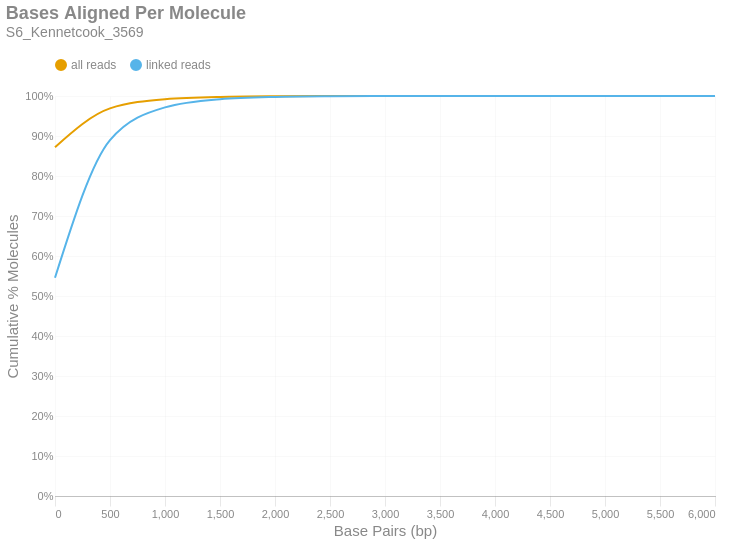

This figure's notebook cell:
### Markdown cell above
### Bases Aligned Per Molecule
This is a cumulative frequency distribution showing the number of base pairs aligned per unique molecule. These data are shown in 500 bp bins. There are two distributions: one with `all reads` (yellow) and another with only `linked reads` (blue). The percent of molecules in the `linked reads` distribution is relative to the total number of linked molecules.

### Code cell
if SKIPLR:
    print_html(f"Skipped")
else:
    binned_df = consolidated_hist(valids['aligned_bp'], mask, 500, True)
    with SafeRender(binned_df):
        (
            density_plot(binned_df, 'Bases Aligned Per Molecule', samplename, 'basesper')
            .encode(
                x=alt.X('bin:Q', title="Base Pairs (bp)").axis(tickMinStep=500).scale(padding=0),
                y=alt.Y('value:Q', title='Cumulative % Molecules')
                    .axis(format='%')
                    .scale(domain = [0,1])
                    .stack(False),
                color=alt.Color("key:N").scale(domain = ["all reads", "linked reads"]),
                tooltip = [
                    alt.Tooltip("key:N", title = "Data Type"),
                    alt.Tooltip("range_label:N", title="Bases Aligned Per Molecule"),
                    alt.Tooltip("value:Q", format = ".2%", title="% Molecules (Cum.)")
                ]
            )
        ).display()

### Figure 1 — Vega-Lite specification as saved in the notebook (floating-point values rounded to 4 significant figures)
{"width": "container", "height": 400, "config": {"title": {"anchor": "start", "dy": -15, "fontSize": 18, "color": "#888888", "subtitleColor": "#888888", "subtitleFontSize": 14}, "arc": {"fill": "#0072B2"}, "axis": {"domainColor": "#888888", "domainWidth": 0.5, "gridWidth": 0.2, "grid": false, "titleFontWeight": 400, "titleFontSize": 15, "labelFontSize": 11, "labelColor": "#888888", "tickColor": "#888888", "tickWidth": 0.2, "titleColor": "#888888"}, "axisBand": {"grid": false}, "axisX": {"grid": true, "tickSize": 10, "domainCap": "round"}, "axisY": {"domain": false, "grid": true, "tickSize": 0, "domainCap": "round"}, "background": "transparent", "header": {"labelFontSize": 15, "labelColor": "#888888", "titleFontSize": 15, "titleFontWeight": 600, "titleColor": "#888888"}, "legend": {"labelFont": "sans-serif", "labelFontSize": 12, "labelColor": "#888888", "symbolSize": 100, "symbolType": "circle", "titleFontSize": 12, "titlePadding": 10, "titleColor": "#888888", "title": null, "orient": "top"}, "range": {"category": ["#E69F00", "#56B4E9", "#009E73", "#F0E442", "#0072B2", "#D55E00", "#CC79A7", "#000000"], "diverging": ["#cfe8f3", "#a2d4ec", "#73bfe2", "#46abdb", "#1696d2", "#12719e"]}, "area": {"fill": "#0072B2", "fillOpacity": 0.7, "line": true, "strokeOpacity": 0.7}, "line": {"color": "#0072B2", "stroke": "#0072B2", "strokeWidth": 2}, "trail": {"color": "#0072B2", "stroke": "#0072B2", "strokeWidth": 0, "size": 1}, "point": {"filled": true, "fillOpacity": 1.0, "size": 95}, "text": {"color": "#888888", "fontSize": 11, "align": "right", "fontWeight": 400, "size": 11}, "bar": {"fill": "#0072B2", "stroke": null}, "view": {"stroke": null, "continuousWidth": 660, "continuousHeight": 400}}, "data": {"name": "data-2d207f479a32741947c771ffe7af0a1e"}, "mark": {"type": "line", "interpolate": "monotone", "point": {"opacity": 0, "size": 275}}, "encoding": {"color": {"field": "key", "scale": {"domain": ["all reads", "linked reads"]}, "type": "nominal"}, "tooltip": [{"field": "key", "title": "Data Type", "type": "nominal"}, {"field": "range_label", "title": "Bases Aligned Per Molecule", "type": "nominal"}, {"field": "value", "format": ".2%", "title": "% Molecules (Cum.)", "type": "quantitative"}], "x": {"axis": {"tickMinStep": 500}, "field": "bin", "scale": {"padding": 0}, "title": "Base Pairs (bp)", "type": "quantitative"}, "y": {"axis": {"format": "%"}, "field": "value", "scale": {"domain": [0, 1]}, "stack": false, "title": "Cumulative % Molecules", "type": "quantitative"}}, "params": [{"name": "param_c36ac31b6afebe62", "select": {"type": "point", "fields": ["key"]}, "bind": "legend"}], "title": {"text": "Bases Aligned Per Molecule", "subtitle": "S6_Kennetcook_3569"}, "transform": [{"fold": ["all reads (cumsum)", "linked reads (cumsum)"]}, {"calculate": "replace(datum.key, ' (cumsum)', '')", "as": "key"}, {"filter": {"param": "param_c36ac31b6afebe62"}}], "usermeta": {"embedOptions": {"downloadFileName": "S6_Kennetcook_3569.basesper"}}, "$schema": "https://vega.github.io/schema/vega-lite/v6.1.0.json", "datasets": {"data-2d207f479a32741947c771ffe7af0a1e": [{"bin": "0.0", "interval": "0.0-500.0", "all reads": 0.8722, "linked reads": 0.5456, "all reads (cumsum)": 0.8722, "linked reads (cumsum)": 0.5456, "range_label": "0-499"}, {"bin": "500.0", "interval": "500.0-1000.0", "all reads": 0.09687, "linked reads": 0.3442, "all reads (cumsum)": 0.969, "linked reads (cumsum)": 0.8898, "range_label": "500-999"}, {"bin": "1000.0", "interval": "1000.0-1500.0", "all reads": 0.02299, "linked reads": 0.08182, "all reads (cumsum)": 0.992, "linked reads (cumsum)": 0.9716, "range_label": "1000-1499"}, {"bin": "1500.0", "interval": "1500.0-2000.0", "all reads": 0.005732, "linked reads": 0.0204, "all reads (cumsum)": 0.9978, "linked reads (cumsum)": 0.992, "range_label": "1500-1999"}, {"bin": "2000.0", "interval": "2000.0-2500.0", "all reads": 0.00157, "linked reads": 0.005588, "all reads (cumsum)": 0.9993, "linked reads (cumsum)": 0.9976, "range_label": "2000-2499"}, {"bin": "2500.0", "interval": "2500.0-3000.0", "all reads": 0.0004664, "linked reads": 0.00166, "all reads (cumsum)": 0.9998, "linked reads (cumsum)": 0.9993, "range_label": "2500-2999"}, {"bin": "3000.0", "interval": "3000.0-3500.0", "all reads": 0.0001369, "linked reads": 0.0004872, "all reads (cumsum)": 0.9999, "linked reads (cumsum)": 0.9998, "range_label": "3000-3499"}, {"bin": "3500.0", "interval": "3500.0-4000.0", "all reads": 4.341e-05, "linked reads": 0.0001545, "all reads (cumsum)": 1.0, "linked reads (cumsum)": 0.9999, "range_label": "3500-3999"}, {"bin": "4000.0", "interval": "4000.0-4500.0", "all reads": 1.521e-05, "linked reads": 5.414e-05, "all reads (cumsum)": 1.0, "linked reads (cumsum)": 1.0, "range_label": "4000-4499"}, {"bin": "4500.0", "interval": "4500.0-5000.0", "all reads": 5.149e-06, "linked reads": 1.832e-05, "all reads (cumsum)": 1.0, "linked reads (cumsum)": 1.0, "range_label": "4500-4999"}, {"bin": "5000.0", "interval": "5000.0-5500.0", "all reads": 1.872e-06, "linked reads": 6.663e-06, "all reads (cumsum)": 1.0, "linked reads (cumsum)": 1.0, "range_label": "5000-5499"}, {"bin": "5500.0", "interval": "5500.0-6000.0", "all reads": 4.681e-07, "linked reads": 1.666e-06, "all reads (cumsum)": 1.0, "linked reads (cumsum)": 1.0, "range_label": "5500-5999"}, {"bin": "6000.0", "interval": "6000.0-6500.0", "all reads": 1.17e-07, "linked reads": 4.164e-07, "all reads (cumsum)": 1.0, "linked reads (cumsum)": 1.0, "range_label": "6000-6499"}]}}
